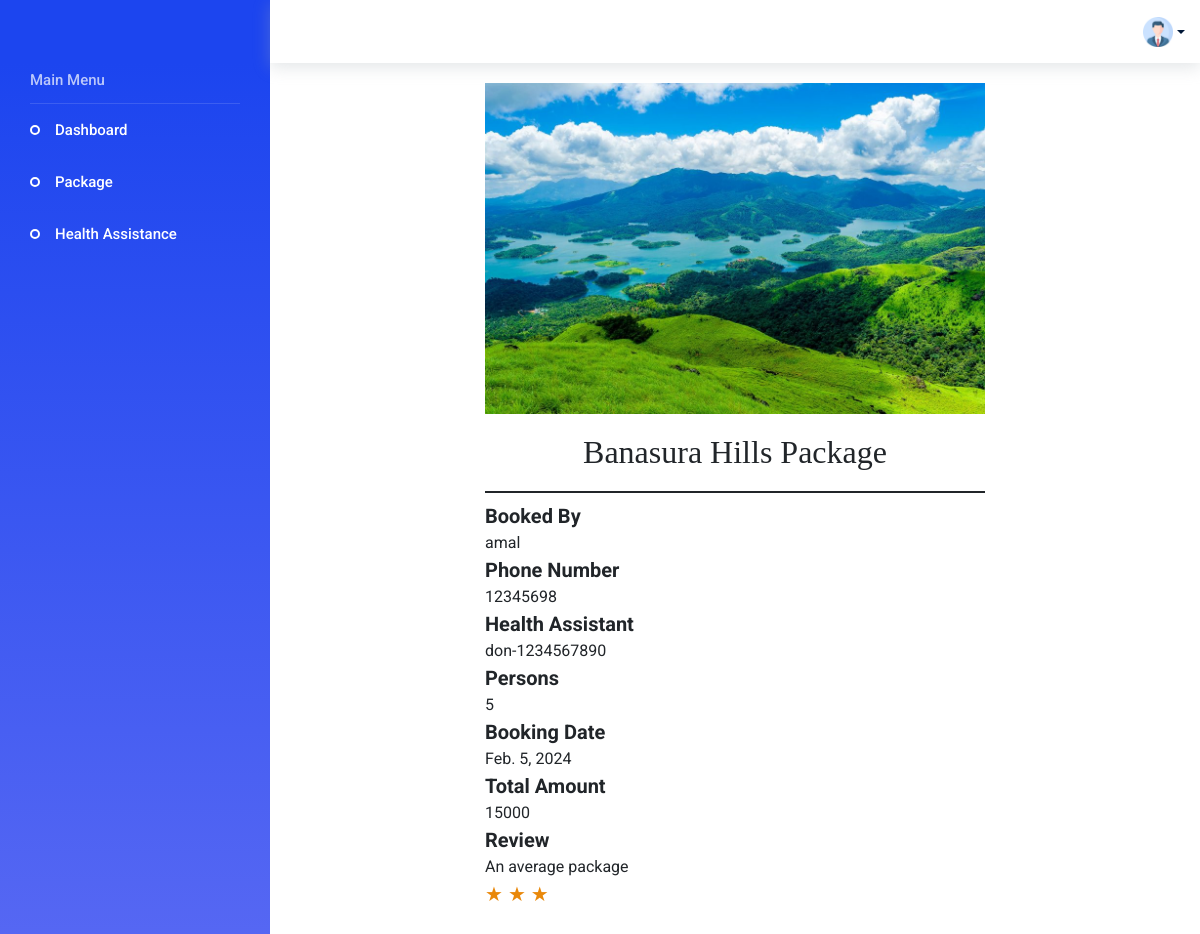
The app's page /rating/33 (signed in) with its own data.
### app/models.py (models this page shows, shortened)
class Booking(models.Model):
    booking_status = (
        ('booked', 'booked'),
        ('pending', 'pending'),
        ('reject', 'reject'),
    )
    user_id = models.ForeignKey(CustomUser, on_delete=models.CASCADE)
    package_id = models.ForeignKey(Package, on_delete=models.CASCADE)
    name = models.CharField(max_length=50)
    no_of_people = models.IntegerField()
    booking_date = models.DateField()
    date = models.DateTimeField(auto_now_add=True)
    HealthAssistant_id = models.ForeignKey(HealthAssistant, on_delete=models.CASCADE,null=True)
    status = models.CharField(choices=booking_status, default='pending', max_length=50)
    total_amount = models.IntegerField()
    rating = models.IntegerField(null=True, blank=True)
    review = models.CharField(max_length=200, null=True, blank=True)

class Package(models.Model):
    user_id = models.ForeignKey(CustomUser, on_delete=models.CASCADE)
    package_name = models.CharField(max_length=100)
    img1 = models.FileField(upload_to='package')
    img2 = models.FileField(upload_to='package')
    img3 = models.FileField(upload_to='package')
    price = models.IntegerField()
    no_of_days = models.IntegerField()
    no_of_night = models.IntegerField()
    source = models.CharField(max_length=50)
    destination = models.CharField(max_length=50)
    description = models.CharField(max_length=200)

class CustomUser(AbstractUser):
    register_status = (
        ('approve', 'approve'),
        ('pending', 'pending'),
        ('reject', 'reject'),
    )
    phone_number = models.CharField(max_length=10)
    user_type = models.CharField(max_length=100)
    status = models.CharField(choices=register_status, default='pending', max_length=50)
    agencyName=models.CharField(max_length=20, default='{Package name}')

class HealthAssistant(models.Model):
    first_name = models.CharField(max_length=50)
    last_name = models.CharField(max_length=50)
    gender = models.CharField(max_length=50)
    phone_number = models.CharField(max_length=10)
    qualification = models.CharField(max_length=200)
    user_id = models.ForeignKey(CustomUser, on_delete=models.CASCADE)

### app/views.py (the view)
# urls.py: path('rating/<int:id>', views.rating, name="rating"),
@cache_control(no_cache=True, must_revalidate=True, no_store=True)
@login_required(login_url=Login)
def rating(request,id):
    booking_data = Booking.objects.get(id=id)
    print(booking_data)
    context = {
        'bookings':booking_data,
    }
    return render(request, 'Agency/rating.html', context)

### template/Agency/rating.html (shortened to what this page needs)
<!DOCTYPE html>
<html lang="en">
<head>
  {% load static %}
  <link rel="stylesheet" href="{% static 'css/materialdesignicons.min.css' %}">
  <link rel="stylesheet" href=".{% static 'css/ionicons.css' %}">
  <link rel="stylesheet" href="{% static 'css/flag-icon.min.css' %}">
  <link rel="stylesheet" href="{% static 'css/vendor.bundle.base.css' %}">
  <link rel="stylesheet" href="{% static 'css/vendor.bundle.addons.css' %}">
  <link rel="stylesheet" href="{% static 'css/style.css' %}">
  <link rel="stylesheet" href="{% static 'css/style1.css' %}">
</head>
<body>
  <div class="container-scroller">
    <nav class="navbar default-layout col-lg-12 col-12 p-0 fixed-top d-flex flex-row">
      <div class="text-center navbar-brand-wrapper d-flex align-items-top justify-content-center">
      </div>
      <div class="navbar-menu-wrapper d-flex align-items-center">
        <ul class="navbar-nav ml-auto">
          <li class="nav-item dropdown d-none d-xl-inline-block user-dropdown">
            <a class="nav-link dropdown-toggle" id="UserDropdown" data-toggle="dropdown" aria-expanded="false">
              <img class="" width="30px" src="../../static/images/prof.png" alt="Profile image"> </a>
          </li>
        </ul>
      </div>
    </nav>
    <div class="container-fluid page-body-wrapper">
      <nav class="sidebar sidebar-offcanvas" id="sidebar">
        <ul class="nav">
          <li class="nav-item nav-category">Main Menu</li>
          <li class="nav-item">
            <a class="nav-link" href="{% url 'agencyindex' %}">
              <span class="menu-title">Dashboard</span>
            </a>
          </li>
          <li class="nav-item">
            <a class="nav-link" href="{% url 'add_package' %}">
              <span class="menu-title">Package</span>
            </a>
          </li>
          <li class="nav-item">
            <a class="nav-link" href="{% url 'health_assistance' %}">
              <span class="menu-title">Health Assistance</span>
            </a>
          </li>
        </ul>
      </nav>
      {% block content %}
       <div class="" style="margin-left: auto;margin-right: auto;margin-top: 20px;margin-bottom: 50px;">
<div>
        <img src={{bookings.package_id.img1.url}} width="500px" alt="">
        <h2 style="text-align: center;font-family: Cambria, Cochin, Georgia, Times, 'Times New Roman', serif;margin-top: 20px;border-bottom: 2px solid;padding-bottom: 20px;">{{bookings.package_id.package_name}}</h2>
        <div style="font-size: 20px;font-weight: bold;">Booked By</div>
        <div>{{bookings.user_id.username}}</div>
        <div style="font-size: 20px;font-weight: bold;">Phone Number</div>
        <div>{{bookings.user_id.phone_number}}</div>
        <div style="font-size: 20px;font-weight: bold;">Health Assistant</div>
        <div>{{bookings.HealthAssistant_id.first_name}}-{{bookings.HealthAssistant_id.phone_number }}</div>
        <div style="font-size: 20px;font-weight: bold;">Persons</div>
        <div>{{bookings.no_of_people }}</div>
        <div style="font-size: 20px;font-weight: bold;">Booking Date</div>
        <div>{{bookings.booking_date }}</div>
        <div style="font-size: 20px;font-weight: bold;">Total Amount</div>
        <div>{{bookings.total_amount }}</div>
        {% if bookings.review %}
        <div style="font-size: 20px;font-weight: bold;">Review</div>
        <div style="
        width: 494px;
    ">{{bookings.review }}</div>
        <div style="color: rgb(233, 136, 10);font-size: 20px;">
          {% for star_value in "★★★★★"|slice:bookings.rating %}
          <span class="star">&#9733;</span>
          {% endfor %}
        </div>
{% endif %}
      </div>
      {% endblock %}
</body>
</html>

### static/css/style1.css (style rules this page uses)
.nav .nav-item, .navbar-nav .nav-item { line-height: 1; }
.nav .nav-item.dropdown , .navbar-nav .nav-item.dropdown { border: none; content: "\F140"; font-family: "Material Design Icons"; font-size: 20px; text-rendering: auto; line-height: inherit; vertical-align: 0; }
.navbar.default-layout { font-family: "roboto", sans-serif; background: #fff; transition: background 0.25s ease; -webkit-transition: background 0.25s ease; -moz-transition: background 0.25s ease; -ms-transition: background 0.25s ease; }
.navbar.default-layout .navbar-brand-wrapper { transition: width 0.25s ease, background 0.25s ease; -webkit-transition: width 0.25s ease, background 0.25s ease; -moz-transition: width 0.25s ease, background 0.25s ease; -ms-transition: width 0.25s ease, background 0.25s ease; background: #1c45ef; width: 270px; height: 63px; }
.navbar.default-layout .navbar-menu-wrapper { transition: width 0.25s ease; -webkit-transition: width 0.25s ease; -moz-transition: width 0.25s ease; -ms-transition: width 0.25s ease; color: #001737; padding-left: 15px; padding-right: 15px; width: calc(100% - 270px); height: 63px; box-shadow: 0 4px 16px 0 rgba(167, 175, 183, 0.33); }
.navbar.default-layout .navbar-menu-wrapper .navbar-nav { flex-direction: row; align-items: center; }
.navbar.default-layout .navbar-menu-wrapper .navbar-nav .nav-item { margin-left: 1rem; }
.navbar.default-layout .navbar-menu-wrapper .navbar-nav .nav-item .nav-link { color: inherit; font-size: 15px; vertical-align: middle; }
.navbar.default-layout .navbar-menu-wrapper .navbar-nav .nav-item.user-dropdown { margin-left: 35px; }
.navbar.default-layout .navbar-menu-wrapper .navbar-nav .nav-item.user-dropdown:before { position: relative; top: 2px; font-size: 20px; color: grey; }
.navbar.default-layout .navbar-menu-wrapper .navbar-nav .nav-item.user-dropdown .dropdown-toggle:after { position: relative; top: 50%; }
.sidebar { min-height: calc(100vh - 63px); background: linear-gradient(to top, #5768f3, #1c45ef); font-family: "roboto", sans-serif; padding: 0; width: 270px; z-index: 11; transition: width 0.25s ease, background 0.25s ease; -webkit-transition: width 0.25s ease, background 0.25s ease; -moz-transition: width 0.25s ease, background 0.25s ease; -ms-transition: width 0.25s ease, background 0.25s ease; }
.sidebar > .nav { overflow: hidden; flex-wrap: nowrap; flex-direction: column; }
.sidebar > .nav .nav-item .nav-link { align-items: center; display: flex; padding: 15px 30px 15px 55px; white-space: nowrap; color: #fff; }
.sidebar > .nav .nav-item .nav-link .menu-title { color: inherit; display: inline-block; font-size: 15px; line-height: 1; vertical-align: middle; font-weight: 500; }
.sidebar > .nav .nav-item.nav-category { color: rgba(255, 255, 255, 0.7); border-bottom: 1px solid rgba(255, 255, 255, 0.13); margin: 0 30px; font-size: 15px; font-weight: 500; padding: 10px 0px 15px 0px; }
.sidebar > .nav > .nav-item > .nav-link { height: 52px; }
.sidebar > .nav > .nav-item:not(.nav-profile) > .nav-link { position: relative; }
.sidebar > .nav > .nav-item:not(.nav-profile) > .nav-link:before { content: ""; position: absolute; left: 30px; right: 50%; width: 10px; height: 10px; border-radius: 100%; border: 2px solid #fff; display: block; }
.sidebar > .nav:not(.sub-menu) > .nav-item > .nav-link { background: transparent; transition-duration: 0.3s; transition-timing-function: "ease-in-out"; transition-property: "background", "color", "box-shadow", "padding"; }
.navbar.fixed-top + .page-body-wrapper { padding-top: 63px; }
.page-body-wrapper { min-height: calc(100vh - 63px); display: flex; flex-direction: row; padding-left: 0; padding-right: 0; }
.container-scroller { overflow: hidden; }

### records on screen
Booking: package_id.img1 (picture), package_id.package_name "Banasura Hills Package", user_id.username "amal", user_id.phone_number "12345698", HealthAssistant_id.first_name "don", HealthAssistant_id.phone_number "1234567890", no_of_people "5", booking_date "Feb. 5, 2024", total_amount "15000", review "An average package", rating 3 (drawn)
